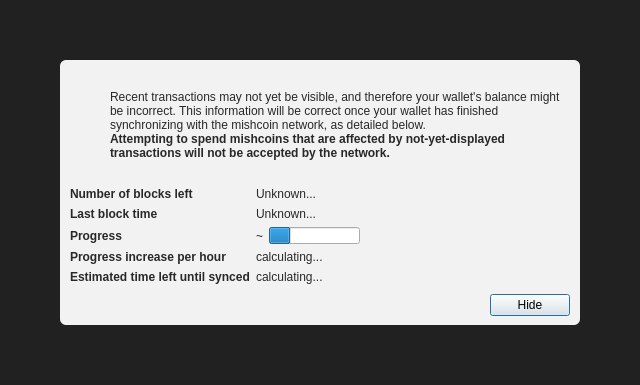
<?xml version="1.0" encoding="UTF-8"?>
<ui version="4.0">
 <class>ModalOverlay</class>
 <widget class="ModalOverlay" name="ModalOverlay">
  <property name="geometry">
   <rect>
    <x>0</x>
    <y>0</y>
    <width>640</width>
    <height>385</height>
   </rect>
  </property>
  <property name="windowTitle">
   <string>Form</string>
  </property>
  <layout class="QVBoxLayout" name="verticalLayout" stretch="0">
   <property name="sizeConstraint">
    <enum>QLayout::SetDefaultConstraint</enum>
   </property>
   <property name="leftMargin">
    <number>0</number>
   </property>
   <property name="topMargin">
    <number>0</number>
   </property>
   <property name="rightMargin">
    <number>0</number>
   </property>
   <property name="bottomMargin">
    <number>0</number>
   </property>
   <item>
    <widget class="QWidget" name="bgWidget" native="true">
     <property name="styleSheet">
      <string notr="true">#bgWidget { background: rgba(0,0,0,220); }</string>
     </property>
     <layout class="QVBoxLayout" name="verticalLayoutMain" stretch="1">
      <property name="leftMargin">
       <number>60</number>
      </property>
      <property name="topMargin">
       <number>60</number>
      </property>
      <property name="rightMargin">
       <number>60</number>
      </property>
      <property name="bottomMargin">
       <number>60</number>
      </property>
      <item>
       <widget class="QWidget" name="contentWidget" native="true">
        <property name="styleSheet">
         <string notr="true">#contentWidget { background: rgba(255,255,255,240); border-radius: 6px; }

QLabel { color: rgb(40,40,40);  }</string>
        </property>
        <layout class="QVBoxLayout" name="verticalLayoutSub" stretch="1,0,0,0">
         <property name="spacing">
          <number>0</number>
         </property>
         <property name="leftMargin">
          <number>10</number>
         </property>
         <property name="topMargin">
          <number>10</number>
         </property>
         <property name="rightMargin">
          <number>10</number>
         </property>
         <property name="bottomMargin">
          <number>10</number>
         </property>
         <item>
          <layout class="QHBoxLayout" name="horizontalLayoutIconText" stretch="0,1">
           <property name="topMargin">
            <number>20</number>
           </property>
           <item>
            <layout class="QVBoxLayout" name="verticalLayoutIcon">
             <property name="leftMargin">
              <number>0</number>
             </property>
             <item>
              <widget class="QPushButton" name="warningIcon">
               <property name="enabled">
                <bool>false</bool>
               </property>
               <property name="text">
                <string/>
               </property>
               <property name="icon">
                <iconset>
                 <normaloff>:/icons/warning</normaloff>
                 <disabledoff>:/icons/warning</disabledoff>:/icons/warning</iconset>
               </property>
               <property name="iconSize">
                <size>
                 <width>48</width>
                 <height>48</height>
                </size>
               </property>
               <property name="flat">
                <bool>true</bool>
               </property>
              </widget>
             </item>
             <item>
              <spacer name="verticalSpacerWarningIcon">
               <property name="orientation">
                <enum>Qt::Vertical</enum>
               </property>
               <property name="sizeHint" stdset="0">
                <size>
                 <width>20</width>
                 <height>40</height>
                </size>
               </property>
              </spacer>
             </item>
            </layout>
           </item>
           <item>
            <layout class="QVBoxLayout" name="verticalLayoutInfoText">
             <property name="leftMargin">
              <number>0</number>
             </property>
             <property name="topMargin">
              <number>0</number>
             </property>
             <item>
              <widget class="QLabel" name="infoText">
               <property name="text">
                <string>Recent transactions may not yet be visible, and therefore your wallet's balance might be incorrect. This information will be correct once your wallet has finished synchronizing with the mishcoin network, as detailed below.</string>
               </property>
               <property name="textFormat">
                <enum>Qt::RichText</enum>
               </property>
               <property name="wordWrap">
                <bool>true</bool>
               </property>
              </widget>
             </item>
             <item>
              <widget class="QLabel" name="infoTextStrong">
               <property name="font">
                <font>
                 <weight>75</weight>
                 <bold>true</bold>
                </font>
               </property>
               <property name="text">
                <string>Attempting to spend mishcoins that are affected by not-yet-displayed transactions will not be accepted by the network.</string>
               </property>
               <property name="textFormat">
                <enum>Qt::RichText</enum>
               </property>
               <property name="wordWrap">
                <bool>true</bool>
               </property>
              </widget>
             </item>
             <item>
              <spacer name="verticalSpacerInTextSpace">
               <property name="orientation">
                <enum>Qt::Vertical</enum>
               </property>
               <property name="sizeHint" stdset="0">
                <size>
                 <width>20</width>
                 <height>40</height>
                </size>
               </property>
              </spacer>
             </item>
            </layout>
           </item>
          </layout>
         </item>
         <item>
          <spacer name="verticalSpacerAfterText">
           <property name="orientation">
            <enum>Qt::Vertical</enum>
           </property>
           <property name="sizeHint" stdset="0">
            <size>
             <width>20</width>
             <height>40</height>
            </size>
           </property>
          </spacer>
         </item>
         <item>
          <layout class="QFormLayout" name="formLayout">
           <property name="fieldGrowthPolicy">
            <enum>QFormLayout::FieldsStayAtSizeHint</enum>
           </property>
           <property name="horizontalSpacing">
            <number>6</number>
           </property>
           <property name="verticalSpacing">
            <number>6</number>
           </property>
           <property name="topMargin">
            <number>10</number>
           </property>
           <item row="0" column="0">
            <widget class="QLabel" name="labelNumberOfBlocksLeft">
             <property name="font">
              <font>
               <weight>75</weight>
               <bold>true</bold>
              </font>
             </property>
             <property name="text">
              <string>Number of blocks left</string>
             </property>
            </widget>
           </item>
           <item row="0" column="1">
            <widget class="QLabel" name="numberOfBlocksLeft">
             <property name="text">
              <string>Unknown...</string>
             </property>
            </widget>
           </item>
           <item row="1" column="0">
            <widget class="QLabel" name="labelLastBlockTime">
             <property name="font">
              <font>
               <weight>75</weight>
               <bold>true</bold>
              </font>
             </property>
             <property name="text">
              <string>Last block time</string>
             </property>
            </widget>
           </item>
           <item row="1" column="1">
            <widget class="QLabel" name="newestBlockDate">
             <property name="sizePolicy">
              <sizepolicy hsizetype="Maximum" vsizetype="Preferred">
               <horstretch>0</horstretch>
               <verstretch>0</verstretch>
              </sizepolicy>
             </property>
             <property name="text">
              <string>Unknown...</string>
             </property>
            </widget>
           </item>
           <item row="2" column="0">
            <widget class="QLabel" name="labelSyncDone">
             <property name="font">
              <font>
               <weight>75</weight>
               <bold>true</bold>
              </font>
             </property>
             <property name="text">
              <string>Progress</string>
             </property>
            </widget>
           </item>
           <item row="2" column="1">
            <layout class="QHBoxLayout" name="horizontalLayoutSync" stretch="0,1">
             <item>
              <widget class="QLabel" name="percentageProgress">
               <property name="text">
                <string notr="true">~</string>
               </property>
              </widget>
             </item>
             <item>
              <widget class="QProgressBar" name="progressBar">
               <property name="value">
                <number>24</number>
               </property>
               <property name="format">
                <string/>
               </property>
              </widget>
             </item>
            </layout>
           </item>
           <item row="4" column="0">
            <widget class="QLabel" name="labelProgressIncrease">
             <property name="font">
              <font>
               <weight>75</weight>
               <bold>true</bold>
              </font>
             </property>
             <property name="text">
              <string>Progress increase per hour</string>
             </property>
            </widget>
           </item>
           <item row="4" column="1">
            <widget class="QLabel" name="progressIncreasePerH">
             <property name="text">
              <string>calculating...</string>
             </property>
            </widget>
           </item>
           <item row="5" column="0">
            <widget class="QLabel" name="labelEstimatedTimeLeft">
             <property name="font">
              <font>
               <weight>75</weight>
               <bold>true</bold>
              </font>
             </property>
             <property name="text">
              <string>Estimated time left until synced</string>
             </property>
            </widget>
           </item>
           <item row="5" column="1">
            <widget class="QLabel" name="expectedTimeLeft">
             <property name="text">
              <string>calculating...</string>
             </property>
            </widget>
           </item>
          </layout>
         </item>
         <item>
          <layout class="QHBoxLayout" name="horizontalLayoutButtons">
           <property name="leftMargin">
            <number>10</number>
           </property>
           <property name="topMargin">
            <number>10</number>
           </property>
           <item>
            <spacer name="horizontalSpacer">
             <property name="orientation">
              <enum>Qt::Horizontal</enum>
             </property>
             <property name="sizeHint" stdset="0">
              <size>
               <width>40</width>
               <height>20</height>
              </size>
             </property>
            </spacer>
           </item>
           <item>
            <widget class="QPushButton" name="closeButton">
             <property name="text">
              <string>Hide</string>
             </property>
             <property name="focusPolicy">
              <enum>Qt::StrongFocus</enum>
             </property>
             <property name="default">
              <bool>true</bool>
             </property>
            </widget>
           </item>
          </layout>
         </item>
        </layout>
       </widget>
      </item>
     </layout>
    </widget>
   </item>
  </layout>
 </widget>
 <customwidgets>
  <customwidget>
   <class>ModalOverlay</class>
   <extends>QWidget</extends>
   <header>qt/modaloverlay.h</header>
   <container>1</container>
  </customwidget>
 </customwidgets>
 <resources/>
 <connections/>
</ui>
